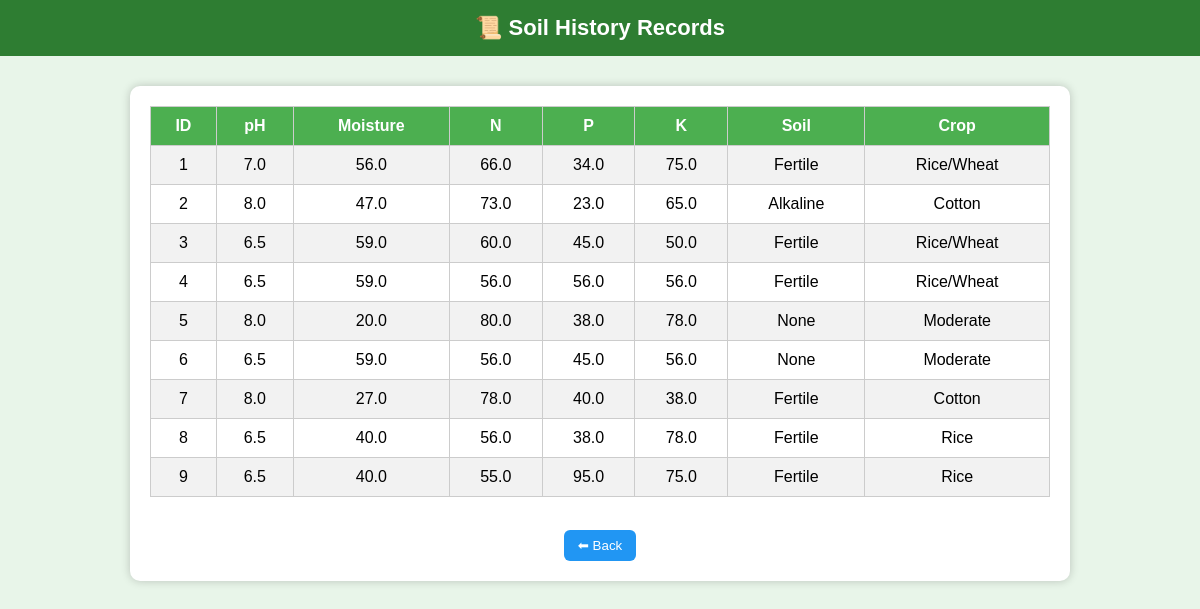
Before: /history with the older database file.
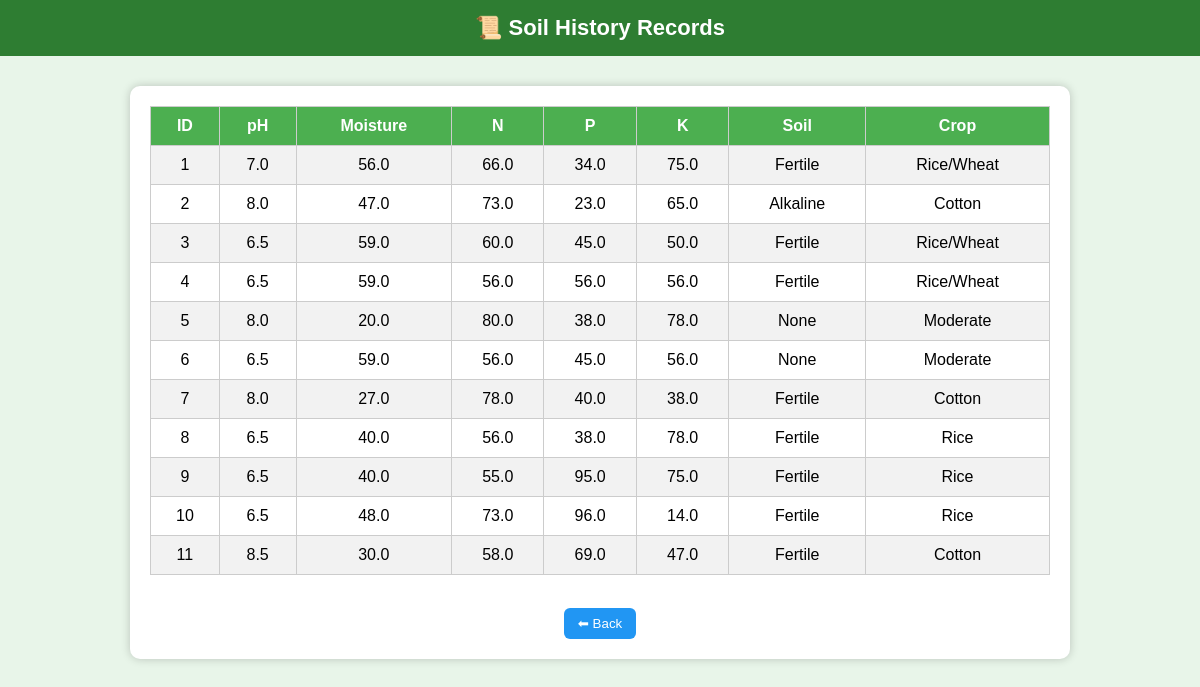
After: the same page with the newer database file.
### tables this page shows
CREATE TABLE soil(
        id INTEGER PRIMARY KEY AUTOINCREMENT,
        ph REAL,
        moisture REAL,
        n REAL,
        p REAL,
        k REAL,
        soil TEXT,
        crop TEXT
    );

### app.py (the view)
@app.route("/history")
def history():
    conn = sqlite3.connect("soil.db")
    data = conn.execute("SELECT * FROM soil").fetchall()
    conn.close()
    return render_template("history.html", data=data)

### templates/history.html (shortened to what this page needs)
<!DOCTYPE html>
<html>
<head>
</head>
<body>
<div class="header">
📜 Soil History Records
</div>
<div class="container">
<table>
<tr>
<th>ID</th>
<th>pH</th>
<th>Moisture</th>
<th>N</th>
<th>P</th>
<th>K</th>
<th>Soil</th>
<th>Crop</th>
</tr>
{% for row in data %}
<tr>
{% for col in row %}
<td>{{ col }}</td>
{% endfor %}
</tr>
{% endfor %}
</table>
<br>
<a href="/">
    <button class="back">⬅ Back</button>
</a>
</div>
</body>
</html>

### templates/history.html (style rules this page uses)
body { font-family: Arial; background:#e8f5e9; text-align:center; margin:0; }
.header { background:#2e7d32; color:white; padding:15px; font-size:22px; font-weight:bold; }
.container { margin:30px auto; width:90%; max-width:900px; background:white; padding:20px; border-radius:10px; box-shadow:0 0 10px rgba(0,0,0,0.2); }
table { width:100%; border-collapse: collapse; }
th { background:#4caf50; color:white; }
th, td { padding:10px; border:1px solid #ccc; }
tr:nth-child(even) { background:#f2f2f2; }
.back { background:#2196f3; color:white; padding:8px 14px; border:none; border-radius:6px; margin-top:15px; cursor:pointer; }

Changed rows visible on the page:
added soil: row "10", ph "6.5", moisture "48.0", n "73.0", p "96.0", k "14.0", soil "Fertile", crop "Rice"
added soil: row "11", ph "8.5", moisture "30.0", n "58.0", p "69.0", k "47.0", soil "Fertile", crop "Cotton"
